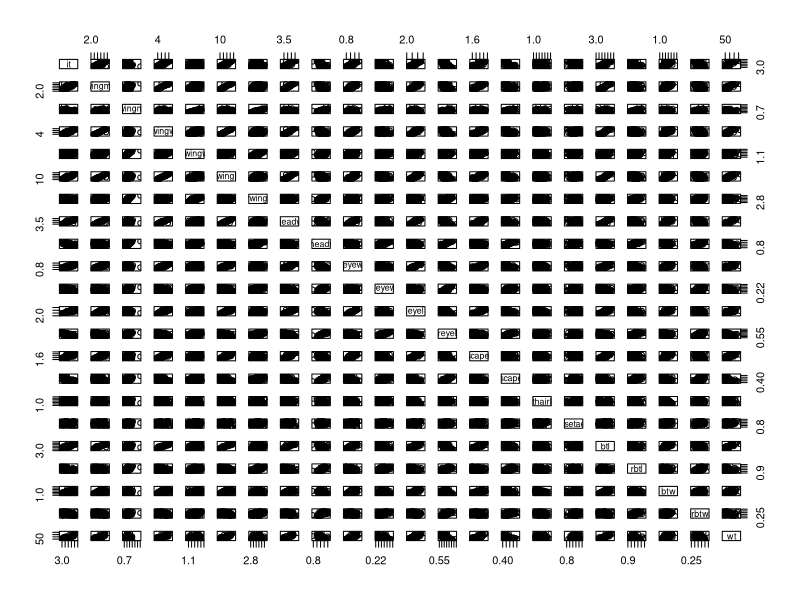
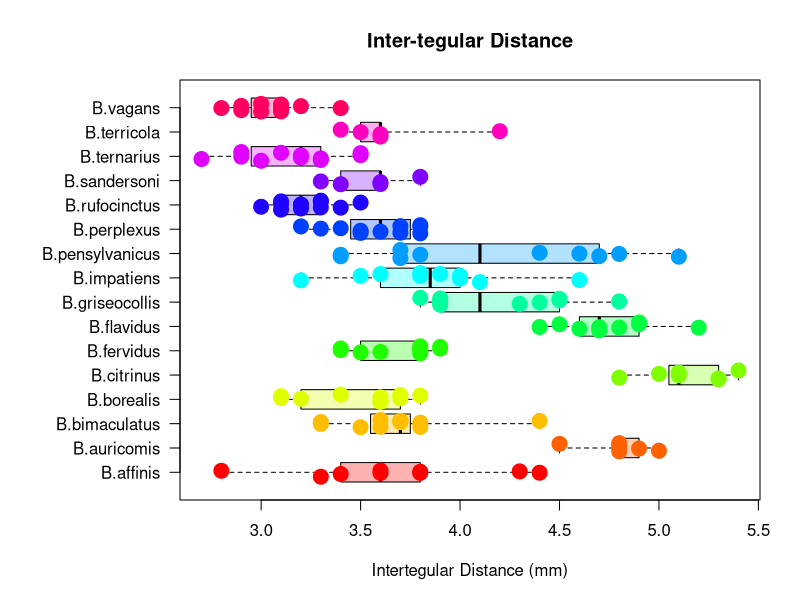
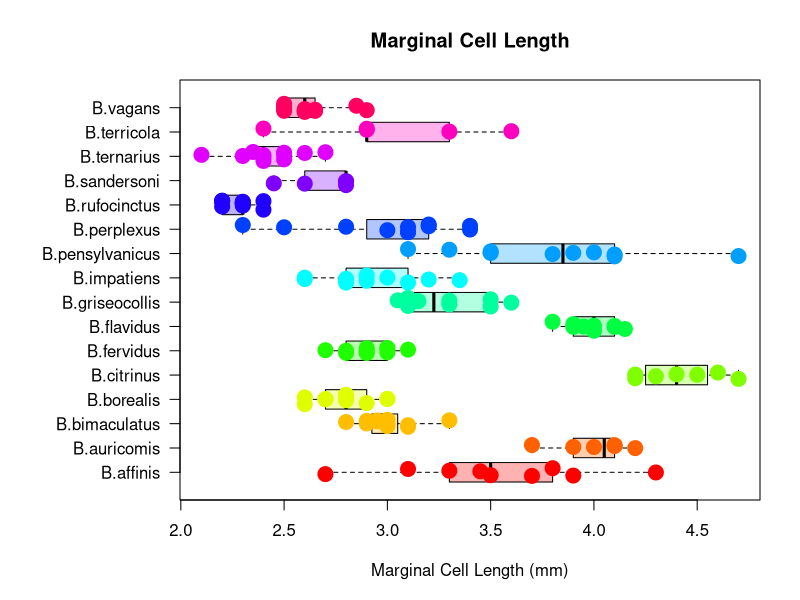
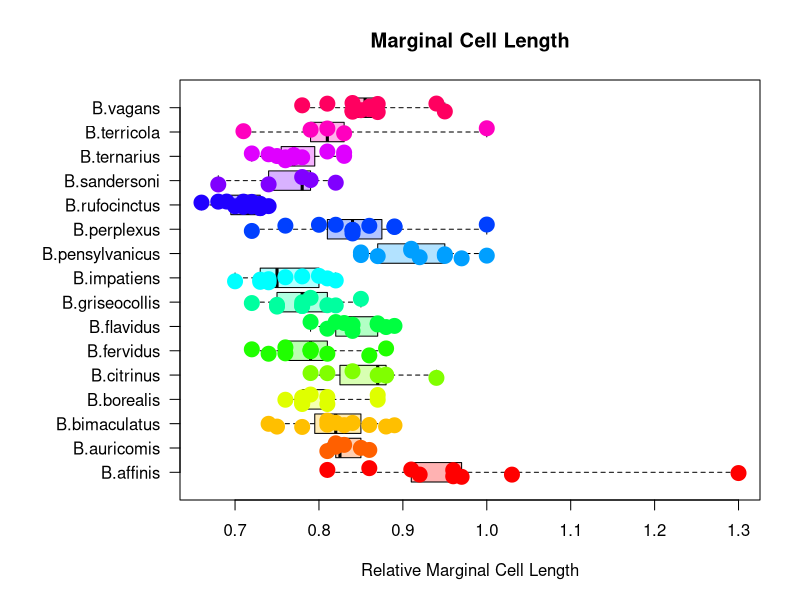
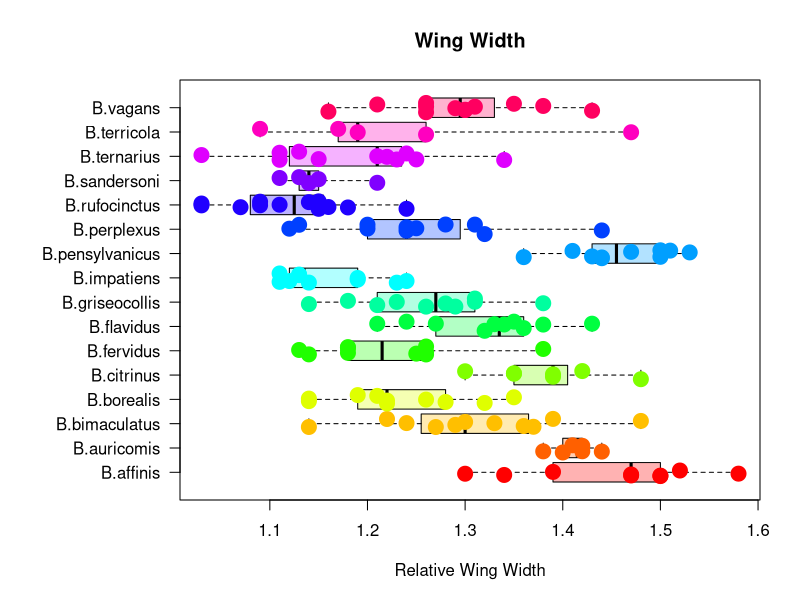
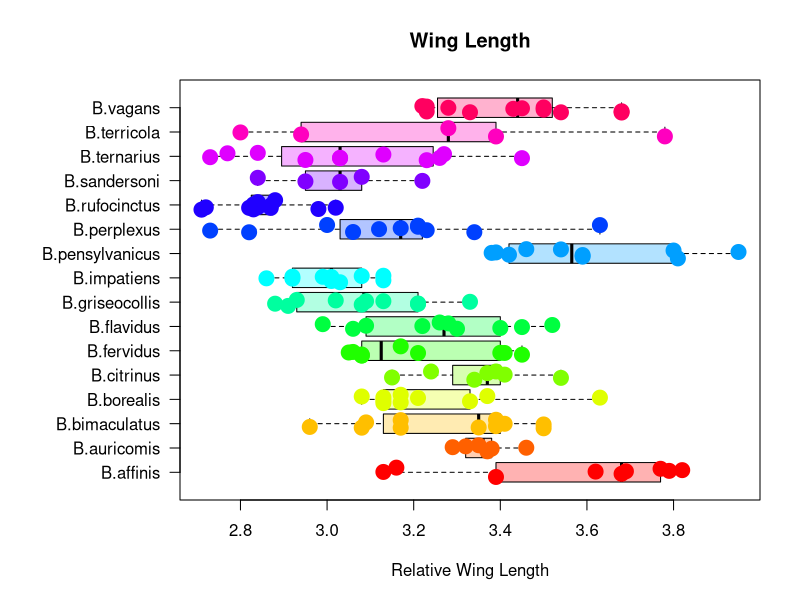
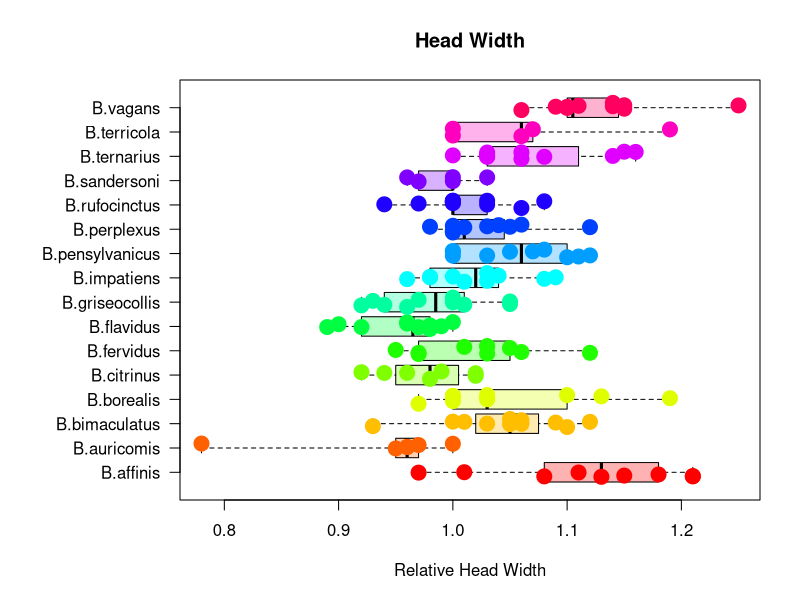
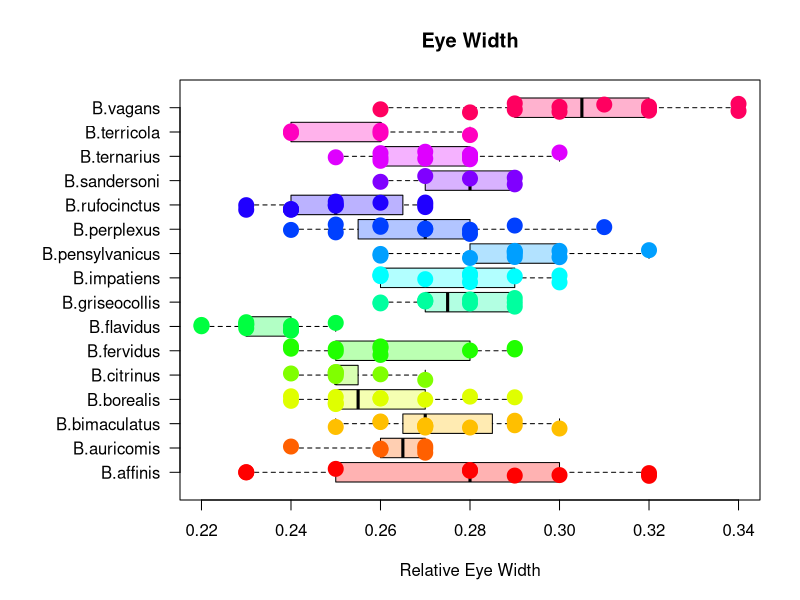

The R script that drew these images, in order:
###################################################################################
#
# Wisconsin bumble bee data
#
# Exploratory graphing of measured continuous traits
#
# KI Perry; 29 June 2021
#
###################################################################################

#The formula for calculating standard error
se <- function(x) sd(x, na.rm=TRUE)/sqrt(sum(!is.na(x)))

#Explore measured traits by species
t2 <- read.csv("./bb_traits_sp.csv")

t2$species
table(t2$species)#Number of individuals of each species

library(viridis)

#####Box plots with data points added

#all traits correlated with inter-tegular distance except hair lengths
#so use relative measurements
cor(t2[,2:23], method = c("pearson"), use = "complete.obs")
plot(t2[,2:23])

##intertegular distance
par(mar = c(5,9,4,2))
boxplot(it ~ species, data = t2, col = rainbow(16, alpha = 0.3),
        xlab = "Intertegular Distance (mm)", ylab = "",
        horizontal = TRUE, las = 1, range = 0, main = "Inter-tegular Distance")
stripchart(it ~ species, data = t2, col = rainbow(16),
           pch = 19, cex = 2, las = 1, add = TRUE,
           method = "jitter", jitter = 0.2)

png("Inter-tegular_Distance.png", width = 2200, height = 1000, pointsize = 20)
par(mfrow=c(1,1))
par(mar = c(5,9,4,2))
boxplot(it ~ species, data = t2, col = viridis(16, alpha = 0.5),
        xlab = "Inter-tegular Distance (mm)", ylab = "",
        horizontal = TRUE, las = 1, range = 0, main = "",
        cex.main = 2, cex.lab = 1.5, cex.axis = 1.2)
stripchart(it ~ species, data = t2, col = viridis(16),
           pch = 19, cex = 2, las = 1, add = TRUE,
           method = "jitter", jitter = 0.2)
dev.off()

tapply(t2$it, list(t2$species), mean)
tapply(t2$it, list(t2$species), se)


##marginal cell length
par(mar = c(5,9,4,2))
boxplot(wingmc ~ species, data = t2, col = rainbow(16, alpha = 0.3),
        xlab = "Marginal Cell Length (mm)", ylab = "",
        horizontal = TRUE, las = 1, range = 0, main = "Marginal Cell Length")
stripchart(wingmc ~ species, data = t2, col = rainbow(16),
           pch = 19, cex = 2, las = 1, add = TRUE,
           method = "jitter", jitter = 0.2)

tapply(t2$wingmc, list(t2$species), mean)
tapply(t2$wingmc, list(t2$species), se)

boxplot(rwingmc ~ species, data = t2, col = rainbow(16, alpha = 0.3),
        xlab = "Relative Marginal Cell Length", ylab = "",
        horizontal = TRUE, las = 1, range = 0, main = "Marginal Cell Length")
stripchart(rwingmc ~ species, data = t2, col = rainbow(16),
           pch = 19, cex = 2, las = 1, add = TRUE,
           method = "jitter", jitter = 0.2)


##wing width
par(mar = c(5,9,4,2))
boxplot(rwingw ~ species, data = t2, col = rainbow(16, alpha = 0.3),
        xlab = "Relative Wing Width", ylab = "",
        horizontal = TRUE, las = 1, range = 0, main = "Wing Width")
stripchart(rwingw ~ species, data = t2, col = rainbow(16),
           pch = 19, cex = 2, las = 1, add = TRUE,
           method = "jitter", jitter = 0.2)


##wing length
par(mar = c(5,9,4,2))
boxplot(rwingl ~ species, data = t2, col = rainbow(16, alpha = 0.3),
        xlab = "Relative Wing Length", ylab = "",
        horizontal = TRUE, las = 1, range = 0, main = "Wing Length")
stripchart(rwingl ~ species, data = t2, col = rainbow(16),
           pch = 19, cex = 2, las = 1, add = TRUE,
           method = "jitter", jitter = 0.2)


##head width
par(mar = c(5,9,4,2))
boxplot(rheadw ~ species, data = t2, col = rainbow(16, alpha = 0.3),
        xlab = "Relative Head Width", ylab = "",
        horizontal = TRUE, las = 1, range = 0, main = "Head Width")
stripchart(rheadw ~ species, data = t2, col = rainbow(16),
           pch = 19, cex = 2, las = 1, add = TRUE,
           method = "jitter", jitter = 0.2)


##eye width
par(mar = c(5,9,4,2))
boxplot(reyew ~ species, data = t2, col = rainbow(16, alpha = 0.3),
        xlab = "Relative Eye Width", ylab = "",
        horizontal = TRUE, las = 1, range = 0, main = "Eye Width")
stripchart(reyew ~ species, data = t2, col = rainbow(16),
           pch = 19, cex = 2, las = 1, add = TRUE,
           method = "jitter", jitter = 0.2)


##eye length
par(mar = c(5,9,4,2))
boxplot(reyel ~ species, data = t2, col = rainbow(16, alpha = 0.3),
        xlab = "Relative Eye Length", ylab = "",
        horizontal = TRUE, las = 1, range = 0, main = "Eye Length")
stripchart(reyel ~ species, data = t2, col = rainbow(16),
           pch = 19, cex = 2, las = 1, add = TRUE,
           method = "jitter", jitter = 0.2)


##scape length
par(mar = c(5,9,4,2))
boxplot(rscapel ~ species, data = t2, col = rainbow(16, alpha = 0.3),
        xlab = "Relative Scape Length", ylab = "",
        horizontal = TRUE, las = 1, range = 0, main = "Scape Length")
stripchart(rscapel ~ species, data = t2, col = rainbow(16),
           pch = 19, cex = 2, las = 1, add = TRUE,
           method = "jitter", jitter = 0.2)


##thorax hair length
par(mar = c(5,9,4,2))
boxplot(thairl ~ species, data = t2, col = rainbow(16, alpha = 0.3),
        xlab = "Thorax Hair Length (mm)", ylab = "",
        horizontal = TRUE, las = 1, range = 0, main = "Thorax Hair Length")
stripchart(thairl ~ species, data = t2, col = rainbow(16),
           pch = 19, cex = 2, las = 1, add = TRUE,
           method = "jitter", jitter = 0.2)

png("Thorax_Hair_Length.png", width = 2200, height = 1000, pointsize = 20)
par(mfrow=c(1,1))
par(mar = c(5,9,4,2))
boxplot(thairl ~ species, data = t2, col = viridis(16, alpha = 0.5),
        xlab = "Thorax Hair Length (mm)", ylab = "",
        horizontal = TRUE, las = 1, range = 0, main = "",
        cex.main = 2, cex.lab = 1.5, cex.axis = 1.2)
stripchart(thairl ~ species, data = t2, col = viridis(16),
           pch = 19, cex = 2, las = 1, add = TRUE,
           method = "jitter", jitter = 0.2)
dev.off()


##corbicula hair length
par(mar = c(5,9,4,2))
boxplot(bsetael ~ species, data = t2, col = rainbow(16, alpha = 0.3),
        xlab = "Corbicula Setae Length (mm)", ylab = "",
        horizontal = TRUE, las = 1, range = 0, main = "Setae Length")
stripchart(bsetael ~ species, data = t2, col = rainbow(16),
           pch = 19, cex = 2, las = 1, add = TRUE,
           method = "jitter", jitter = 0.2)


##corbicula length
par(mar = c(5,9,4,2))
boxplot(rbtl ~ species, data = t2, col = rainbow(16, alpha = 0.3),
        xlab = "Relative Corbicula Length", ylab = "",
        horizontal = TRUE, las = 1, range = 0, main = "Corbicula Length")
stripchart(rbtl ~ species, data = t2, col = rainbow(16),
           pch = 19, cex = 2, las = 1, add = TRUE,
           method = "jitter", jitter = 0.2)


##corbicula width
par(mar = c(5,9,4,2))
boxplot(rbtw ~ species, data = t2, col = rainbow(16, alpha = 0.3),
        xlab = "Relative Corbicula Width", ylab = "",
        horizontal = TRUE, las = 1, range = 0, main = "Corbicula Width")
stripchart(rbtw ~ species, data = t2, col = rainbow(16),
           pch = 19, cex = 2, las = 1, add = TRUE,
           method = "jitter", jitter = 0.2)


##bee dry weight
par(mar = c(5,9,4,2))
boxplot(rbtw ~ species, data = t2, col = rainbow(16, alpha = 0.3),
        xlab = "weight (mg)", ylab = "",
        horizontal = TRUE, las = 1, range = 0, main = "Dry Weight")
stripchart(rbtw ~ species, data = t2, col = rainbow(16),
           pch = 19, cex = 2, las = 1, add = TRUE,
           method = "jitter", jitter = 0.2)
